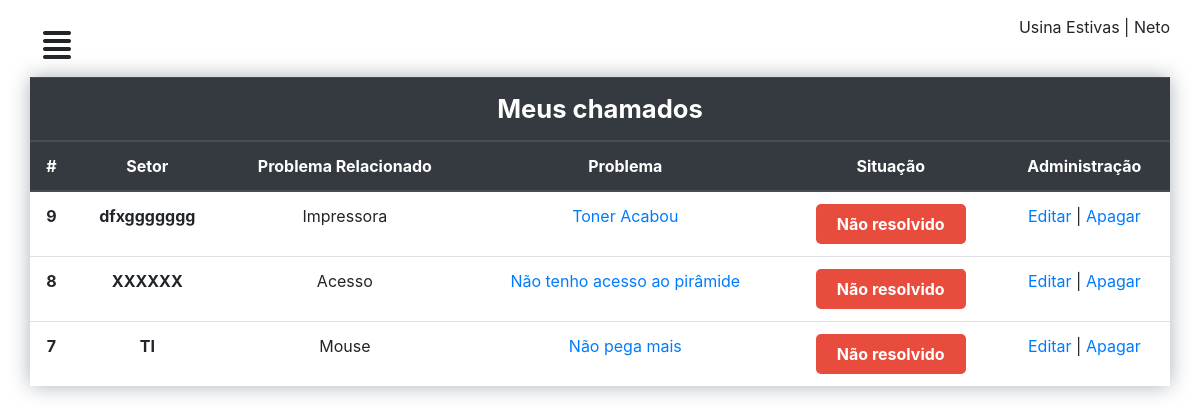
The app's page /perfil/ (signed in), older data.
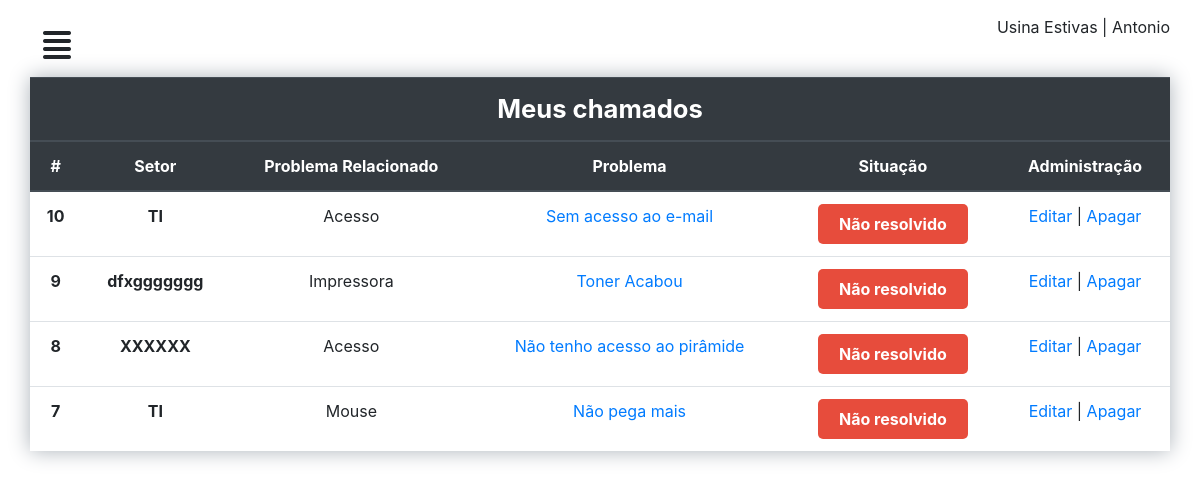
The same page, newer data.
### chamados/models.py (models this page shows, shortened)
class CustomUser (AbstractUser):
	matricula = models.CharField('matricula', max_length=11)
	apelido = models.CharField('apelido', max_length=50)

class Chamado(models.Model):
	setor = models.CharField('Setor', max_length=50)
	problema = models.TextField('problema')
	situacao = models.IntegerField('situacao', default=1)
	user = models.ForeignKey(CustomUser, on_delete=models.CASCADE)
	relacao = models.ForeignKey(ProblemaRelacionado, on_delete=models.CASCADE)

class ProblemaRelacionado(models.Model):
	relacao = models.CharField('problema relacionado', max_length=50)
	def __str__(self):
		return self.relacao

### chamados/views.py (the view)
# urls.py: path('perfil/', perfil, name="perfil"),
@login_required
def perfil(request):
	chamados = Chamado.objects.filter(user=request.user).order_by('-id')
	contexto = {
	'lista_chamado': chamados
	}
	return render(request, 'dashboard/chamados.html', contexto)

### chamados/templates/dashboard/chamados.html (shortened to what this page needs)
{% extends "dashboard/baseperfil.html" %}
{% load static %}
{% block title %}
<link rel="stylesheet" type="text/css" href="{% static 'css/mycall.css' %}" />
{% endblock %}
{% block conteudo %}
<div id="mycall">
  <div class="row">
    <div class="col-12">
	<table class="table">
    <thead class="thead-dark">
      <tr>
        <th class="titleTable" colspan="6" scope="col">Meus chamados</th>
      </tr>
    </thead>
    <thead class="thead-dark">
      <tr>
        <th scope="col">#</th>
        <th scope="col">Setor</th>
        <th scope="col">Problema Relacionado</th>
        <th scope="col">Problema</th>
        <th scope="col">Situação</th>
        <th scope="col">Administração</th>
      </tr>
    </thead>
    <tbody>
      <tr>
        {% for chamado in lista_chamado %}
        <th scope="row">{{chamado.id}}</th>
        <th scope="row">{{chamado.setor}}</th>
        <td >{{chamado.relacao}}</td>
        <td ><a href="#">{{chamado.problema}}</a></td>
        <td > {% if chamado.situacao == 1 %} <span class="open"> Não resolvido </span> {% elif chamado.situacao == 2 %}<span class="progressCall"> Em andamento </span> {% else %} <span class="completed">Resolvido </span>{% endif %}</td>
        <td><a href="{% url 'editar' chamado.id %}">Editar</a> | <a href="{% url 'apagar' chamado.id %}">Apagar</a></td>
      </tr>
{% endfor %}
{% endblock %}

### chamados/templates/dashboard/baseperfil.html (shortened to what this page needs)
<!DOCTYPE html>
{% load static %}
<html>
<head>
	{% block title %}
	{% endblock %}
	<link rel="stylesheet" type="text/css" href="{% static 'css/geral.css' %}" />
	<link rel="stylesheet" type="text/css" href="{% static 'bootstrap/css/bootstrap.min.css' %}" />
	<link rel="stylesheet" type="text/css" href="{% static 'css/dash.css' %}" />
</head>
<body>
	<div id="wrapper">
		<div id="page-content-wrapper">
			<div class="container-fluid">
				<div class="row">
					<div class="col-lg-12">
						<a href="#" class="btn" id="menu-toggle"><i class="fas fa-align-justify"></i></a> <span class="float-right"> Usina Estivas | {{user.apelido}}</span>
						{% block conteudo %}
						{% endblock %}
					</div>
				</div>
			</div>
		</div>
	</div>
</body>
</html>

### chamados/static/css/mycall.css (style rules this page uses)
div#mycall { width: 100%; }
div#mycall .table { box-shadow: 0 0 20px #abb2b9; }
div#mycall .titleTable { font-size: 1.6em; font-weight: bold; }
div#mycall .table th, td { text-align: center; }
div#mycall .table td span { display: inline-block; padding: 8px 20px; border-radius: 5px; color: #FFF; font-weight: bold; width: 150px; }
div#mycall .table td span.open { background: #e74c3c; }
div#mycall .table td a { transition: .2s; }

### chamados/static/css/dash.css (style rules this page uses)
#page-content-wrapper { width: 100%; position: absolute; padding:15px; transition:all .5s; }
#menu-toggle { transition:all .3s; font-size:2em; }

Row changes from the older to the newer data that the page shows:
changed CustomUser: apelido "Neto" → "Antonio"
added Chamado: id "10", setor "TI", relacao "Acesso", problema "Sem acesso ao e-mail", situacao "Não resolvido"
